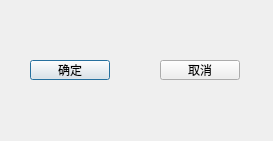
<?xml version="1.0" encoding="UTF-8"?>
<ui version="4.0">
 <class>confirm</class>
 <widget class="QDialog" name="confirm">
  <property name="geometry">
   <rect>
    <x>0</x>
    <y>0</y>
    <width>273</width>
    <height>141</height>
   </rect>
  </property>
  <property name="windowTitle">
   <string>确定吗</string>
  </property>
  <widget class="QPushButton" name="pushButton">
   <property name="geometry">
    <rect>
     <x>30</x>
     <y>60</y>
     <width>80</width>
     <height>20</height>
    </rect>
   </property>
   <property name="text">
    <string>确定</string>
   </property>
  </widget>
  <widget class="QPushButton" name="pushButton_2">
   <property name="geometry">
    <rect>
     <x>160</x>
     <y>60</y>
     <width>80</width>
     <height>20</height>
    </rect>
   </property>
   <property name="text">
    <string>取消</string>
   </property>
  </widget>
 </widget>
 <resources/>
 <connections/>
</ui>
